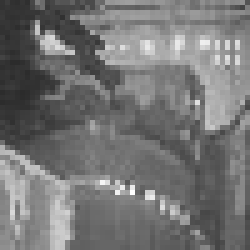
%> input picture Reconstruction/target1.jpg, 50 x 50 px (shown 5 times larger)
$ octave main.m   (GNU Octave 9; MATLAB toolbox functions it lacks are replaced by stand-ins)
%> lines starting %> are read from the running program, lines starting %| are printed output that depends on the picture
clc;
clear;
close all;
imgin = im2double(imread('./target1.jpg'));
%> imgin: size 50x50 double; min 0.169, max 1, mean 0.458
[imh, imw, nb] = size(imgin);
%> imh = 50; imw = 50; nb = 1
assert(nb==1);
% the image is grayscale

V = zeros(imh, imw);
V(1:imh*imw) = 1:imh*imw;
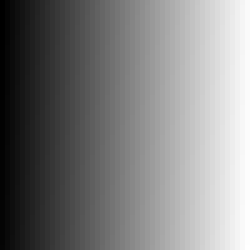
%> V: size 50x50 double (shown 5 times larger); min 1, max 2500, mean 1250.5; drawn with min black and max white
% V(y,x) = (y-1)*imw + x;
% use V(y,x) to represent the variable index of pixel (x,y)
% Always keep in mind that in matlab indexing starts with 1, not 0

%TODO: initialize counter, A (sparse matrix) and b.
e = 0;
b = zeros(imh*imw+4, 1);
num_v = (imh-2)*2*3; % vertical edges
%> num_v = 288
num_h = (imw-2)*2*3; % horizontal edges
%> num_h = 288
num_in = (imh-2)*(imw-2)*5; % interior elements
%> num_in = 11520
num_of_i = num_v+num_h+num_in+4; % 4 contraints
%> num_of_i = 12100
i = zeros(1,num_of_i);
j = zeros(1,num_of_i);
v = zeros(1,num_of_i);

%TODO: fill the elements in A and b, for each pixel in the image
% vertical edges - V(2,1),V(3,1)...V(49,1), V(2,50),V(3,50)...V(49,50)
idx1 = V(2,1); idx2 = V(imh-1,1);
%> after `idx1 = V(2,1)`: idx1 = 2
%> after `idx2 = V(imh-1,1)`: idx2 = 49
idx3 = V(2,imw); idx4 = V(imh-1,imw);
%> after `idx3 = V(2,imw)`: idx3 = 2452
%> after `idx4 = V(imh-1,imw)`: idx4 = 2499
i(1:num_v) = [idx1:idx2,idx1:idx2,idx1:idx2,idx3:idx4,idx3:idx4,idx3:idx4];
j(1:num_v) = [(idx1-1):(idx2-1),idx1:idx2,(idx1+1):(idx2+1),(idx3-1):(idx4-1),idx3:idx4,(idx3+1):(idx4+1)];
v(1:num_v) = [-ones(1,imh-2),2*ones(1,imh-2),-ones(1,imh-2),-ones(1,imh-2),2*ones(1,imh-2),-ones(1,imh-2)];

% horizonal edges - V(1,2),V(1,3)...V(1,49),V(50,2),V(50,3)...V(50,49)
idx1 = V(1,2); idx2 = V(1,imw-1);
%> after `idx1 = V(1,2)`: idx1 = 51
%> after `idx2 = V(1,imw-1)`: idx2 = 2401
idx3 = V(imh,2); idx4 = V(imh,imw-1);
%> after `idx3 = V(imh,2)`: idx3 = 100
%> after `idx4 = V(imh,imw-1)`: idx4 = 2450
i((num_v+1):(num_v+num_h)) = [idx1:imh:idx2,idx1:imh:idx2,idx1:imh:idx2,idx3:imh:idx4,idx3:imh:idx4,idx3:imh:idx4];
j((num_v+1):(num_v+num_h)) = [(idx1-imh):imh:(idx2-imh),idx1:imh:idx2,(idx1+imh):imh:(idx2+imh),(idx3-imh):imh:(idx4-imh),idx3:imh:idx4,(idx3+imh):imh:(idx4+imh)];
v((num_v+1):(num_v+num_h)) = [-ones(1,imw-2),2*ones(1,imw-2),-ones(1,imw-2),-ones(1,imw-2),2*ones(1,imw-2),-ones(1,imw-2)];

% interior elements
start_idx = num_v+num_h+1;
for c = 2:imw-1
    idx1 = V(2,c); idx2 = V(imh-1,c);
    delta=(idx2-idx1+1)*5;
    i(start_idx:(start_idx+delta-1)) = [idx1:idx2,idx1:idx2,idx1:idx2,idx1:idx2,idx1:idx2];
    j(start_idx:(start_idx+delta-1)) = [(idx1-imh):(idx2-imh),(idx1-1):(idx2-1),idx1:idx2,(idx1+1):(idx2+1),(idx1+imh):(idx2+imh)];
    v(start_idx:(start_idx+delta-1)) = [-ones(1,imh-2),-ones(1,imh-2),4*ones(1,imh-2),-ones(1,imh-2),-ones(1,imh-2)];
    start_idx = start_idx+delta;
end

% b matrix
for c = 1:imw
    for r = 1:imh
        e = e+1;
        if((r==1&&c==1)||(r==1&&c==imw)||(r==imh&&c==1)||(r==imh&&c==imw))
            continue;
        elseif(r==1 || r==imh)
            b(e) = 2*imgin(r,c)-imgin(r,c-1)-imgin(r,c+1);
        elseif(c==1 || c==imw)
            b(e) = 2*imgin(r,c)-imgin(r-1,c)-imgin(r+1,c);
        else
            b(e) = 4*imgin(r,c)-imgin(r,c-1)-imgin(r,c+1)-imgin(r-1,c)-imgin(r+1,c);
        end
    end
end
%> after the loop, b = 2504 values, max 1.53 at index 1971, min -1.01 at index 407, mean -4.54e-05; e = 2500

%TODO: add extra constraints
i((num_of_i-3):num_of_i) = [e+1,e+2,e+3,e+4];
j((num_of_i-3):num_of_i) = [1,V(1,imw),V(imh,1),V(imh,imw)];
v((num_of_i-3):num_of_i) = [1,1,1,1];

A = sparse(i,j,v);
% similar to the ground truth
b(e+1,1) = imgin(1,1);
b(e+2,1) = imgin(1,imw);
b(e+3,1) = imgin(imh,1);
b(e+4,1) = imgin(imh,imw);

% [26 lines of commented-out code are left out]
solution = A\b;
%> solution = 2500 values, max 1 at index 1339, min 0.169 at index 163, mean 0.458
error = sum(abs(A*solution-b));
%> error = 2.49e-13
disp(error);
%| 2.4900e-13
imgout = reshape(solution,[imh,imw]);
imwrite(imgout,'output.png');
figure(), hold off, imshow(imgout);
